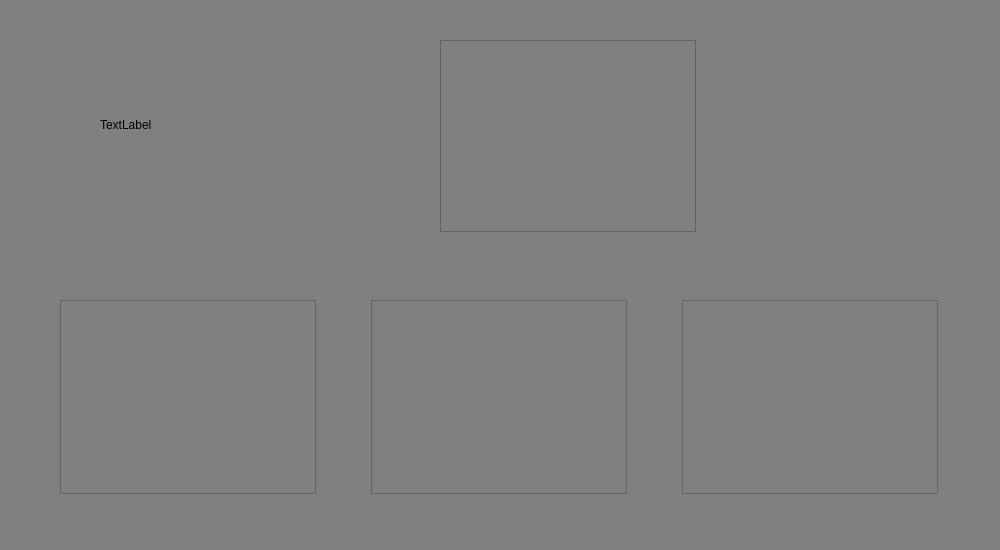
<?xml version="1.0" encoding="UTF-8"?>
<ui version="4.0">
 <class>West7</class>
 <widget class="QWidget" name="West7">
  <property name="geometry">
   <rect>
    <x>0</x>
    <y>0</y>
    <width>1000</width>
    <height>550</height>
   </rect>
  </property>
  <property name="windowTitle">
   <string>Form</string>
  </property>
  <property name="styleSheet">
   <string notr="true">QWidget {
     background-color:rgb(128, 128, 128);
}</string>
  </property>
  <widget class="QTableView" name="tableView">
   <property name="geometry">
    <rect>
     <x>440</x>
     <y>40</y>
     <width>256</width>
     <height>192</height>
    </rect>
   </property>
  </widget>
  <widget class="QLabel" name="img7">
   <property name="geometry">
    <rect>
     <x>100</x>
     <y>50</y>
     <width>190</width>
     <height>150</height>
    </rect>
   </property>
   <property name="text">
    <string>TextLabel</string>
   </property>
  </widget>
  <widget class="QWidget" name="layoutWidget">
   <property name="geometry">
    <rect>
     <x>60</x>
     <y>300</y>
     <width>878</width>
     <height>194</height>
    </rect>
   </property>
   <layout class="QHBoxLayout" name="horizontalLayout">
    <item>
     <widget class="QTableView" name="tableView_2"/>
    </item>
    <item>
     <spacer name="horizontalSpacer">
      <property name="orientation">
       <enum>Qt::Horizontal</enum>
      </property>
      <property name="sizeHint" stdset="0">
       <size>
        <width>40</width>
        <height>20</height>
       </size>
      </property>
     </spacer>
    </item>
    <item>
     <widget class="QTableView" name="tableView_3"/>
    </item>
    <item>
     <spacer name="horizontalSpacer_2">
      <property name="orientation">
       <enum>Qt::Horizontal</enum>
      </property>
      <property name="sizeHint" stdset="0">
       <size>
        <width>40</width>
        <height>20</height>
       </size>
      </property>
     </spacer>
    </item>
    <item>
     <widget class="QTableView" name="tableView_4"/>
    </item>
   </layout>
  </widget>
 </widget>
 <resources/>
 <connections/>
</ui>
